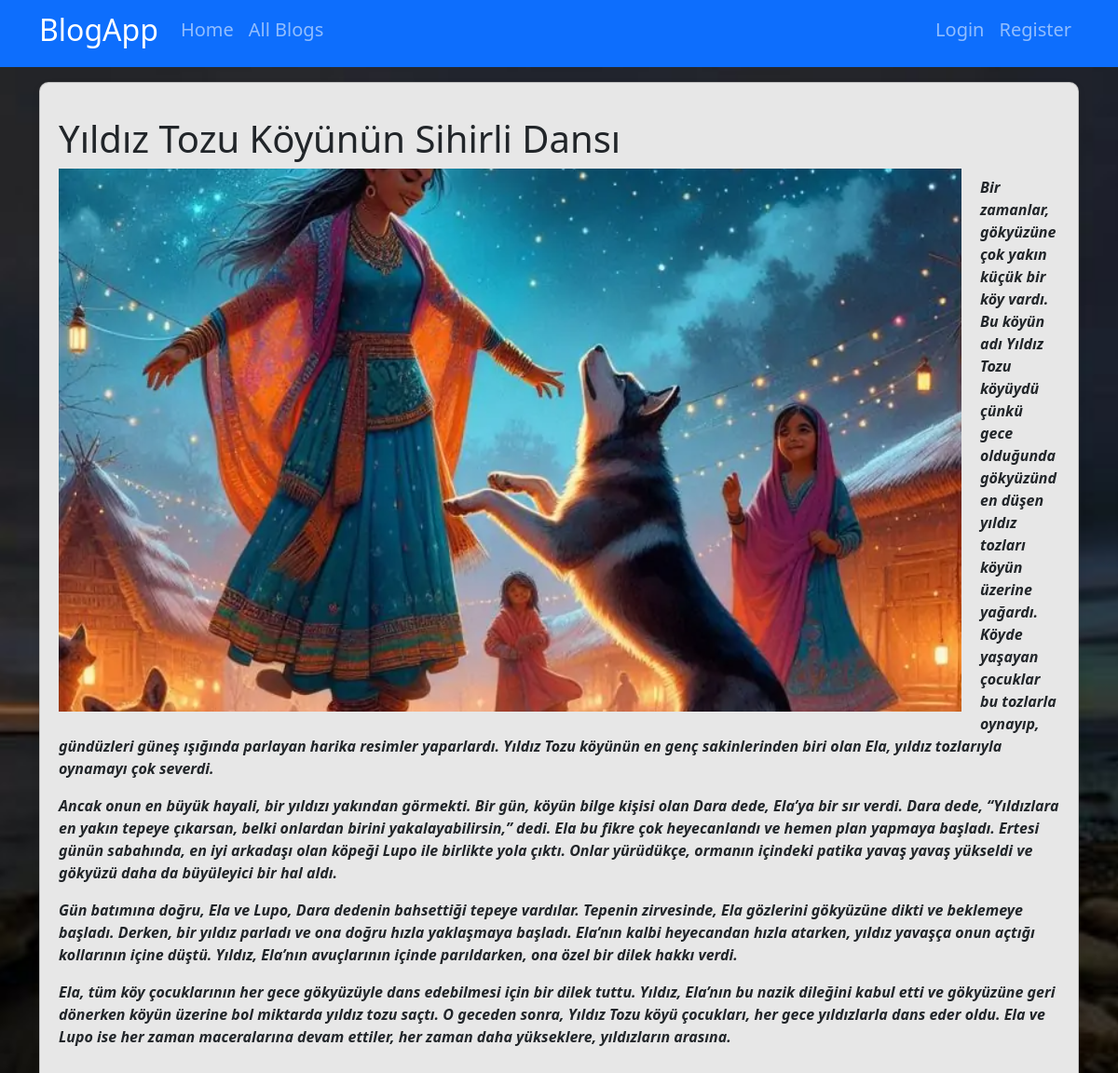
/blogsdetails/yildiz-koyu-hikayesi/, run on the app's committed database.
### blog/models.py (models this page shows, shortened)
class Blog(models.Model):
    title = models.CharField(max_length=200)
    image = models.ImageField(upload_to="blogs")
    description = RichTextField()
    is_active = models.BooleanField(default=False)
    is_home = models.BooleanField(default=False)
    slug = models.SlugField(null=False,blank=True,unique=True,db_index=True,editable=True)
    categories = models.ManyToManyField(Category)

### blog/views.py (the view)
# urls.py: path("blogsdetails/<slug:slug>/",views.blogdetails,name="blogdetails"),
def blogdetails(request, slug):
    blog = Blog.objects.get(slug=slug)
    return render(request, "blog/blogdetails.html", {
        "blog": blog
    })

### blog/templates/blog/blogdetails.html (shortened to what this page needs)
{% extends "base.html"%}
{% load static %}
{%block css_files %}
<link rel="stylesheet" href="{%static 'blog/css/style.css'%}">
{%endblock%}
{% block icerik %}
 <div class="container mt-3">
    <div class = "row" >
      <div class="col-12">
        <div class="card mb-3">
            <div class="row">
                <div class="col-md-12">
                    <div class="card-body">
                        <h1 class="card-title h3 mb-3">
                            <h1 href="{%url 'blogdetails' blog.id %}">
                                {{ blog.title|title }}
                            </h1>
                        </h1>
                        <img src="{{ blog.image.url }}" alt="" class="img-fluid" style="float:left; margin-right:20px; margin-bottom:20px;">
                        <p class="card-text"> {{ blog.description|safe }} </p>
                    </div>
                </div>
            </div>
        </div>
      </div>
    </div>
</div>
{% endblock %}

### blog/static/blog/css/style.css (style rules this page uses)
body { background: url('../img/basicpp.jpg') no-repeat center center fixed; background-size: cover; }
.card { background-color: rgb(231, 231, 231); border-radius: 10px; box-shadow: 0 4px 8px rgba(0, 0, 0, 0.1); margin-bottom: 20px; }
.card-body { padding: 20px; }

### data on the page
Blog: title "Yıldız Tozu Köyünün Sihirli Dansı", image (picture), description "Bir zamanlar, gökyüzüne çok yakın küçük bir köy vardı. Bu köyün adı Yıldız Tozu köyüydü çünkü gece olduğunda gökyüzünden düşen yıldız tozları köyün üzerine yağardı. Köyde yaşayan çocuklar bu tozlarla oynayıp, gündüzleri güneş ışığında parlayan harika resimler yaparlardı. Yıldız Tozu köyünün en genç sakinlerinden biri olan Ela, yıldız tozlarıyla oynamayı çok severdi. Ancak onun en büyük hayali, bir yıldızı yakından görmekti. Bir gün, köyün bilge kişisi olan Dara dede, Ela’ya bir sır verdi. Dara dede, “Yıldızlara en yakın tepeye çıkarsan, belki onlardan birini yakalayabilirsin,” dedi. Ela bu fikre çok heyecanlandı ve hemen plan yapmaya başladı. Ertesi günün sabahında, en iyi arkadaşı olan…"
